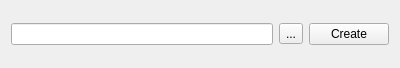
<?xml version="1.0" encoding="UTF-8"?>
<ui version="4.0">
 <class>PrintDialog</class>
 <widget class="QWidget" name="PrintDialog">
  <property name="geometry">
   <rect>
    <x>0</x>
    <y>0</y>
    <width>400</width>
    <height>68</height>
   </rect>
  </property>
  <property name="windowTitle">
   <string>Form</string>
  </property>
  <layout class="QHBoxLayout" name="horizontalLayout">
   <item>
    <widget class="QLineEdit" name="lineEdit"/>
   </item>
   <item>
    <widget class="QToolButton" name="toolButton">
     <property name="text">
      <string>...</string>
     </property>
    </widget>
   </item>
   <item>
    <widget class="QPushButton" name="pushButton">
     <property name="text">
      <string>Create</string>
     </property>
    </widget>
   </item>
  </layout>
 </widget>
 <resources/>
 <connections/>
</ui>
